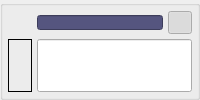
    <widget class="QGroupBox" name="groupOut">
     <property name="sizePolicy">
      <sizepolicy hsizetype="Minimum" vsizetype="Fixed">
       <horstretch>0</horstretch>
       <verstretch>0</verstretch>
      </sizepolicy>
     </property>
     <property name="title">
      <string/>
     </property>
     <layout class="QGridLayout" name="gridLayout_3">
      <property name="leftMargin">
       <number>5</number>
      </property>
      <property name="topMargin">
       <number>5</number>
      </property>
      <property name="rightMargin">
       <number>5</number>
      </property>
      <property name="bottomMargin">
       <number>5</number>
      </property>
      <property name="spacing">
       <number>5</number>
      </property>
      <item row="2" column="0">
       <layout class="QGridLayout" name="gridLayout_16">
        <item row="0" column="0">
         <widget class="QToolButton" name="btnCollapse">
          <property name="focusPolicy">
           <enum>Qt::NoFocus</enum>
          </property>
          <property name="toolTip">
           <string>&lt;html&gt;&lt;head/&gt;&lt;body&gt;&lt;p align=&quot;center&quot;&gt;[ Simplify ]&lt;/p&gt;&lt;p align=&quot;center&quot;&gt;&lt;img src=&quot;:/res/keysmall_to_simplekeysmall.png&quot;/&gt;&lt;/p&gt;&lt;/body&gt;&lt;/html&gt;</string>
          </property>
          <property name="text">
           <string/>
          </property>
          <property name="icon">
           <iconset resource="qnmui.qrc">
            <normaloff>:/res/expand-26.png</normaloff>:/res/expand-26.png</iconset>
          </property>
          <property name="autoRaise">
           <bool>true</bool>
          </property>
         </widget>
        </item>
        <item row="1" column="0">
         <widget class="QLabel" name="label">
          <property name="font">
           <font>
            <pointsize>12</pointsize>
            <weight>75</weight>
            <bold>true</bold>
           </font>
          </property>
          <property name="toolTip">
           <string>&lt;html&gt;&lt;head/&gt;&lt;body&gt;&lt;p&gt;[ Operator ]&lt;/p&gt;&lt;/body&gt;&lt;/html&gt;</string>
          </property>
          <property name="frameShape">
           <enum>QFrame::Box</enum>
          </property>
          <property name="text">
           <string/>
          </property>
          <property name="scaledContents">
           <bool>true</bool>
          </property>
          <property name="alignment">
           <set>Qt::AlignCenter</set>
          </property>
         </widget>
        </item>
        <item row="0" column="1" colspan="2">
         <widget class="QLineEdit" name="editStat">
          <property name="sizePolicy">
           <sizepolicy hsizetype="Expanding" vsizetype="Preferred">
            <horstretch>0</horstretch>
            <verstretch>0</verstretch>
           </sizepolicy>
          </property>
          <property name="maximumSize">
           <size>
            <width>16777215</width>
            <height>15</height>
           </size>
          </property>
          <property name="font">
           <font>
            <family>Small Fonts</family>
            <pointsize>7</pointsize>
            <italic>false</italic>
           </font>
          </property>
          <property name="focusPolicy">
           <enum>Qt::NoFocus</enum>
          </property>
          <property name="toolTip">
           <string>&lt;html&gt;&lt;head/&gt;&lt;body&gt;&lt;p&gt;[ Status ]&lt;/p&gt;&lt;/body&gt;&lt;/html&gt;</string>
          </property>
          <property name="styleSheet">
           <string notr="true">background-color: rgb(85, 85, 127);
color: rgb(170, 255, 0);</string>
          </property>
          <property name="readOnly">
           <bool>true</bool>
          </property>
         </widget>
        </item>
        <item row="0" column="3">
         <widget class="QToolButton" name="btnCollapse1">
          <property name="focusPolicy">
           <enum>Qt::NoFocus</enum>
          </property>
          <property name="toolTip">
           <string>&lt;html&gt;&lt;head/&gt;&lt;body&gt;&lt;p&gt;[ Scripts ]&lt;/p&gt;&lt;/body&gt;&lt;/html&gt;</string>
          </property>
          <property name="text">
           <string/>
          </property>
          <property name="icon">
           <iconset resource="qnmui.qrc">
            <normaloff>:/res/google_code-26.png</normaloff>:/res/google_code-26.png</iconset>
          </property>
          <property name="checkable">
           <bool>true</bool>
          </property>
          <property name="checked">
           <bool>true</bool>
          </property>
          <property name="autoRaise">
           <bool>true</bool>
          </property>
         </widget>
        </item>
        <item row="1" column="1" colspan="3">
         <widget class="QLineEdit" name="editLast">
          <property name="sizePolicy">
           <sizepolicy hsizetype="Expanding" vsizetype="Preferred">
            <horstretch>0</horstretch>
            <verstretch>0</verstretch>
           </sizepolicy>
          </property>
          <property name="font">
           <font>
            <family>Terminal</family>
            <pointsize>10</pointsize>
            <weight>75</weight>
            <bold>true</bold>
           </font>
          </property>
          <property name="focusPolicy">
           <enum>Qt::NoFocus</enum>
          </property>
          <property name="toolTip">
           <string>&lt;html&gt;&lt;head/&gt;&lt;body&gt;&lt;p&gt;[ Entry ]&lt;/p&gt;&lt;/body&gt;&lt;/html&gt;</string>
          </property>
          <property name="layoutDirection">
           <enum>Qt::LeftToRight</enum>
          </property>
          <property name="maxLength">
           <number>26</number>
          </property>
          <property name="alignment">
           <set>Qt::AlignRight|Qt::AlignTrailing|Qt::AlignVCenter</set>
          </property>
          <property name="readOnly">
           <bool>true</bool>
          </property>
         </widget>
        </item>
       </layout>
      </item>
     </layout>
    </widget>
